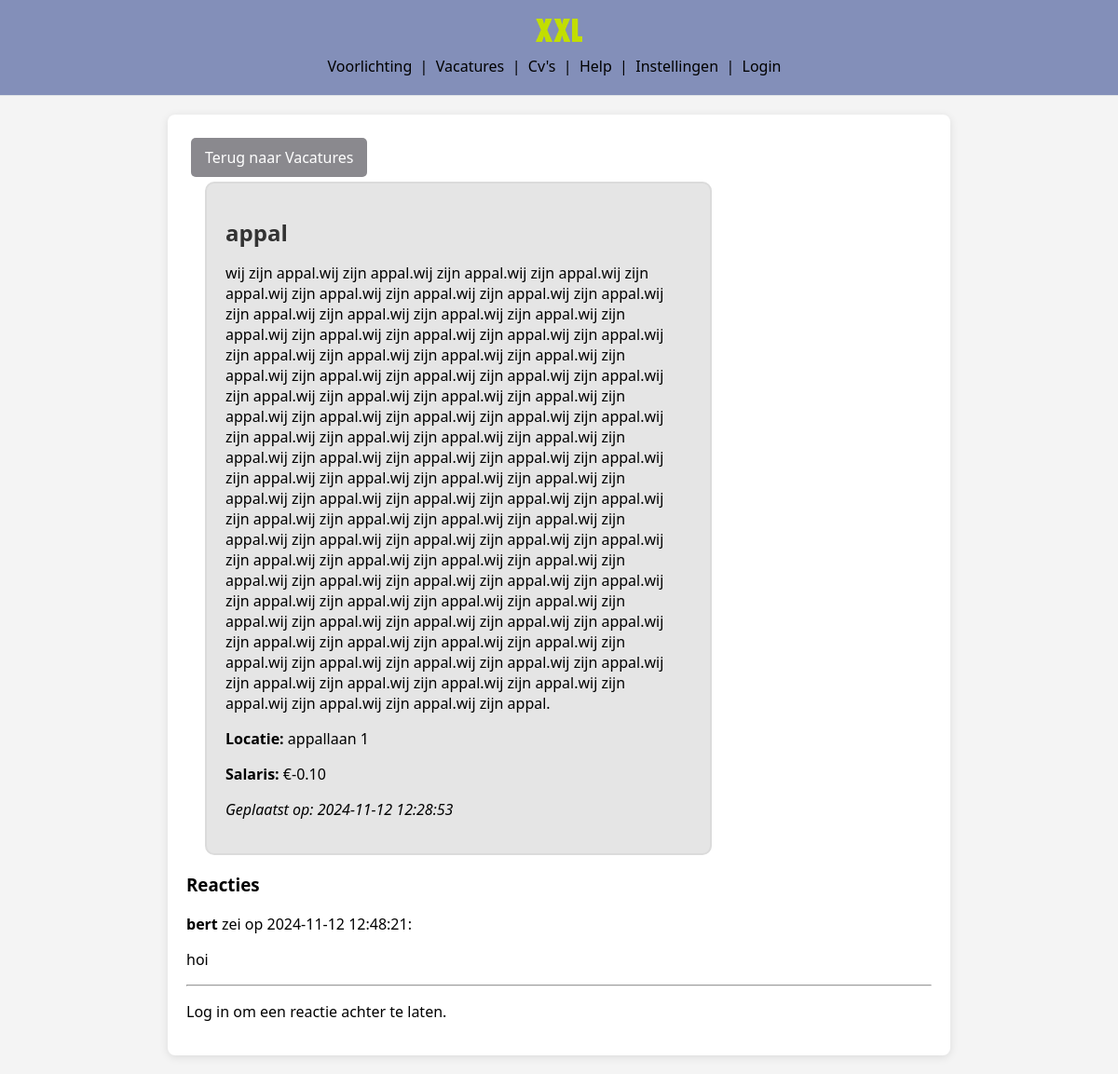
The page /vacature_detail.php?id=5 on the database its author committed.
### tables this page shows
CREATE TABLE `vacatureposts` (
  `id` int(11) NOT NULL,
  `titel` varchar(255) NOT NULL,
  `beschrijving` text NOT NULL,
  `locatie` varchar(255) NOT NULL,
  `salaris` decimal(10,2) DEFAULT NULL,
  `datum_geplaatst` timestamp NOT NULL DEFAULT current_timestamp(),
  `gebruiker_id` int(11) NOT NULL
);

CREATE TABLE `comments` (
  `id` int(11) NOT NULL,
  `vacature_id` int(11) NOT NULL,
  `naam` varchar(255) NOT NULL,
  `reactie` text NOT NULL,
  `datum_geplaatst` timestamp NOT NULL DEFAULT current_timestamp()
);

### vacature_detail.php (the view, shortened to what this page needs)
<?php
$servername = "localhost";
$username = "root";
$password = "";
$dbname = "XXL_database";
$conn = new mysqli($servername, $username, $password, $dbname);
$vacature_id = isset($_GET['id']) ? (int)$_GET['id'] : 0;
$sql = "SELECT * FROM vacatureposts WHERE id = $vacature_id";
$result = $conn->query($sql);
?>
<!DOCTYPE html>
<html lang="nl">
<head>
    <link rel="stylesheet" href="css/vacature.css">
</head>
<body>
    <?php include("header.php");?>
    <div class="vacature-container">
    <a href="vacature.php" class="vacature-button">Terug naar Vacatures</a>
        <?php
        if ($result->num_rows > 0) {
            $row = $result->fetch_assoc();
            echo "<div class='vacature'><h1 class='vacature-titel'>" . htmlspecialchars($row['titel']) . "</h1>";
            echo "<p>" . htmlspecialchars($row['beschrijving']) . "</p>";
            echo "<p><strong>Locatie:</strong> " . htmlspecialchars($row['locatie']) . "</p>";
            echo "<p><strong>Salaris:</strong> €" . htmlspecialchars($row['salaris']) . "</p>";
            echo "<p><em>Geplaatst op: " . $row['datum_geplaatst'] . "</em></p></div>";
        } else {
            echo "<p>404 Vacature niet gevonden.</p>";
        }
        ?>
        <h3>Reacties</h3>
        <?php
        $comment_sql = "SELECT * FROM comments WHERE vacature_id = $vacature_id ORDER BY datum_geplaatst DESC";
        $comment_result = $conn->query($comment_sql);
        if ($comment_result->num_rows > 0) {
            while ($comment_row = $comment_result->fetch_assoc()) {
                echo "<div>";
                echo "<p><strong>" . htmlspecialchars($comment_row['naam']) . "</strong> zei op " . $comment_row['datum_geplaatst'] . ":</p>";
                echo "<p>" . htmlspecialchars($comment_row['reactie']) . "</p>";
                echo "<hr>";
                echo "</div>";
            }
        } else {
            echo "<p>Geen reacties gevonden.</p>";
        }
        ?>
        <?php
        if (isset($_SESSION['user_id'])) {
        ?>
            <form action="vacature_detail.php?id=<?php echo $vacature_id; ?>" method="POST">
                <p><strong> Reactie achterlaten als <?php echo htmlspecialchars($_SESSION['username']); ?>:</strong></p>
                <textarea name="reactie" required></textarea>
                <br>
                <input type="submit" name="submit_comment" value="Plaats reactie">
            </form>
        <?php
        } else {
            echo "<p>Log in om een reactie achter te laten.</p>";
        }
        ?>
    </div>
</body>
</html>

### css/vacature.css (style rules this page uses)
.vacature { width: 500px; height: 50%; background-color: rgb(229, 229, 229); text-decoration: none; border-radius: 10px; border-width: 2px; border-style: solid; border-color: rgb(219, 219, 219); margin-left: 20px; padding: 20px; }
a { text-decoration: none; }
a:link { color: black; }
body { font-family: 'Arial', sans-serif; background-color: #f4f4f4; margin: 0; }
.vacature-container { background: white; border-radius: 8px; box-shadow: 0 2px 10px rgba(0, 0, 0, 0.1); padding: 20px; margin: 20px auto; max-width: 800px; }
.vacature-titel { font-size: 24px; color: #333; margin-bottom: 10px; }
.vacature-button { display: inline-block; background-color: #8a898e; color: white!important; padding: 10px 15px; border-radius: 5px; text-decoration: none; margin: 5px; transition: background-color 0.3s; }

### css/styling.css (style rules this page uses)
body { font-family: system-ui, -apple-system, BlinkMacSystemFont, 'Segoe UI', Roboto, Oxygen, Ubuntu, Cantarell, 'Open Sans', 'Helvetica Neue', sans-serif; margin: 0; }
a { text-decoration: none; }
a:link { color: black; }

### rows shown on the page
vacatureposts: titel "appal", beschrijving "wij zijn appal.wij zijn appal.wij zijn appal.wij zijn appal.wij zijn appal.wij zijn appal.wij zijn appal.wij zijn appal.wij zijn appal.wij zijn appal.wij zijn appal.wij zijn appal.wij zijn appal.wij zijn appal.wij zijn appal.wij zijn appal.wij zijn appal.wij zijn appal.wij zijn appal.wij zijn appal.wij zijn appal.wij zijn appal.wij zijn appal.wij zijn appal.wij zijn appal.wij zijn appal.wij zijn appal.wij zijn appal.wij zijn appal.wij zijn appal.wij zijn appal.wij zijn appal.wij zijn appal.wij zijn appal.wij zijn appal.wij zijn appal.wij zijn appal.wij zijn appal.wij zijn appal.wij zijn appal.wij zijn appal.wij zijn appal.wij zijn appal.wij zijn appal.wij zijn appal.wij zijn appal.wij zijn…", locatie "appallaan 1", salaris "-0.10", datum_geplaatst "2024-11-12 12:28:53"
comments: naam "bert", datum_geplaatst "2024-11-12 12:48:21", reactie "hoi"
